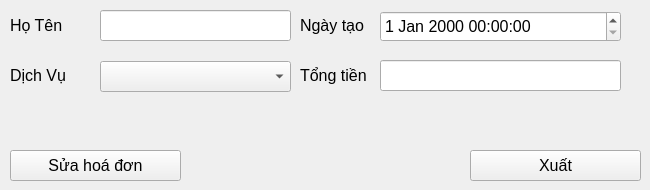
      <widget class="QWidget" name="tab_2">
       <attribute name="title">
        <string>Cập nhật thông tin hoá đơn</string>
       </attribute>
       <widget class="QComboBox" name="cbmdichvu_hd_ad">
        <property name="geometry">
         <rect>
          <x>100</x>
          <y>61</y>
          <width>191</width>
          <height>31</height>
         </rect>
        </property>
        <property name="font">
         <font>
          <pointsize>12</pointsize>
         </font>
        </property>
       </widget>
       <widget class="QPushButton" name="btnsuahoadon_hd_ad">
        <property name="geometry">
         <rect>
          <x>10</x>
          <y>150</y>
          <width>171</width>
          <height>31</height>
         </rect>
        </property>
        <property name="font">
         <font>
          <pointsize>12</pointsize>
         </font>
        </property>
        <property name="text">
         <string>Sửa hoá đơn</string>
        </property>
        <property name="icon">
         <iconset resource="resources.qrc">
          <normaloff>:/newPrefix/Img/ThongTinKhachHang.png</normaloff>:/newPrefix/Img/ThongTinKhachHang.png</iconset>
        </property>
        <property name="iconSize">
         <size>
          <width>20</width>
          <height>20</height>
         </size>
        </property>
       </widget>
       <widget class="QLineEdit" name="txttongtien_hd_ad">
        <property name="geometry">
         <rect>
          <x>380</x>
          <y>60</y>
          <width>241</width>
          <height>31</height>
         </rect>
        </property>
        <property name="font">
         <font>
          <pointsize>12</pointsize>
         </font>
        </property>
       </widget>
       <widget class="QLabel" name="label_15">
        <property name="geometry">
         <rect>
          <x>300</x>
          <y>60</y>
          <width>81</width>
          <height>31</height>
         </rect>
        </property>
        <property name="font">
         <font>
          <pointsize>12</pointsize>
         </font>
        </property>
        <property name="text">
         <string>Tổng tiền</string>
        </property>
       </widget>
       <widget class="QLabel" name="label_16">
        <property name="geometry">
         <rect>
          <x>10</x>
          <y>10</y>
          <width>61</width>
          <height>31</height>
         </rect>
        </property>
        <property name="font">
         <font>
          <pointsize>12</pointsize>
         </font>
        </property>
        <property name="text">
         <string>Họ Tên</string>
        </property>
       </widget>
       <widget class="QDateTimeEdit" name="datengaytao_hd_ad">
        <property name="geometry">
         <rect>
          <x>380</x>
          <y>11</y>
          <width>241</width>
          <height>31</height>
         </rect>
        </property>
        <property name="font">
         <font>
          <pointsize>12</pointsize>
         </font>
        </property>
       </widget>
       <widget class="QLabel" name="label_19">
        <property name="geometry">
         <rect>
          <x>300</x>
          <y>10</y>
          <width>71</width>
          <height>31</height>
         </rect>
        </property>
        <property name="font">
         <font>
          <pointsize>12</pointsize>
         </font>
        </property>
        <property name="text">
         <string>Ngày tạo</string>
        </property>
       </widget>
       <widget class="QLineEdit" name="txthoten_hd_ad">
        <property name="geometry">
         <rect>
          <x>100</x>
          <y>10</y>
          <width>191</width>
          <height>31</height>
         </rect>
        </property>
        <property name="font">
         <font>
          <pointsize>12</pointsize>
         </font>
        </property>
       </widget>
       <widget class="QLabel" name="label_17">
        <property name="geometry">
         <rect>
          <x>10</x>
          <y>60</y>
          <width>61</width>
          <height>31</height>
         </rect>
        </property>
        <property name="font">
         <font>
          <pointsize>12</pointsize>
         </font>
        </property>
        <property name="text">
         <string>Dịch Vụ</string>
        </property>
       </widget>
       <widget class="QPushButton" name="btnxuat_hd_ad">
        <property name="geometry">
         <rect>
          <x>470</x>
          <y>150</y>
          <width>171</width>
          <height>31</height>
         </rect>
        </property>
        <property name="font">
         <font>
          <pointsize>12</pointsize>
         </font>
        </property>
        <property name="text">
         <string>Xuất</string>
        </property>
        <property name="icon">
         <iconset resource="resources.qrc">
          <normaloff>:/newPrefix/Img/In.png</normaloff>:/newPrefix/Img/In.png</iconset>
        </property>
        <property name="iconSize">
         <size>
          <width>20</width>
          <height>20</height>
         </size>
        </property>
       </widget>
      </widget>
